Frame 1 (no input): blank canvas, image omitted
Frame 60 (no input): blank canvas, image omitted
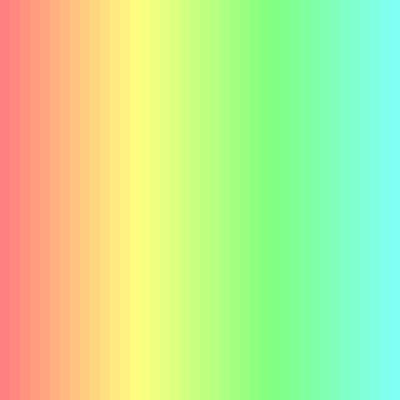
Frame 120 (the mouse pressed at the canvas centre since frame 60)

The p5.js sketch whose frames 1 and 60 were blank and that drew this single picture after the mouse press (run headless with seeded random() and noise() and a simulated clock; from frame 60 on, the mouse is pressed at the canvas centre):

// p5.js sketch
// ── sketch.js
function setup() {
  createCanvas(400, 400);
  colorMode(HSB);
}

function draw() {
  background(200);
  var gap = 10;
  noStroke();
  for (var i=0; i<width+gap; i+=gap) {
    var distance = abs(mouseX - i);
    fill(i/width * ((mouseX/width) * 360), mouseY / 4, 100);
    rect(i, 0, gap, height);
  }
}
